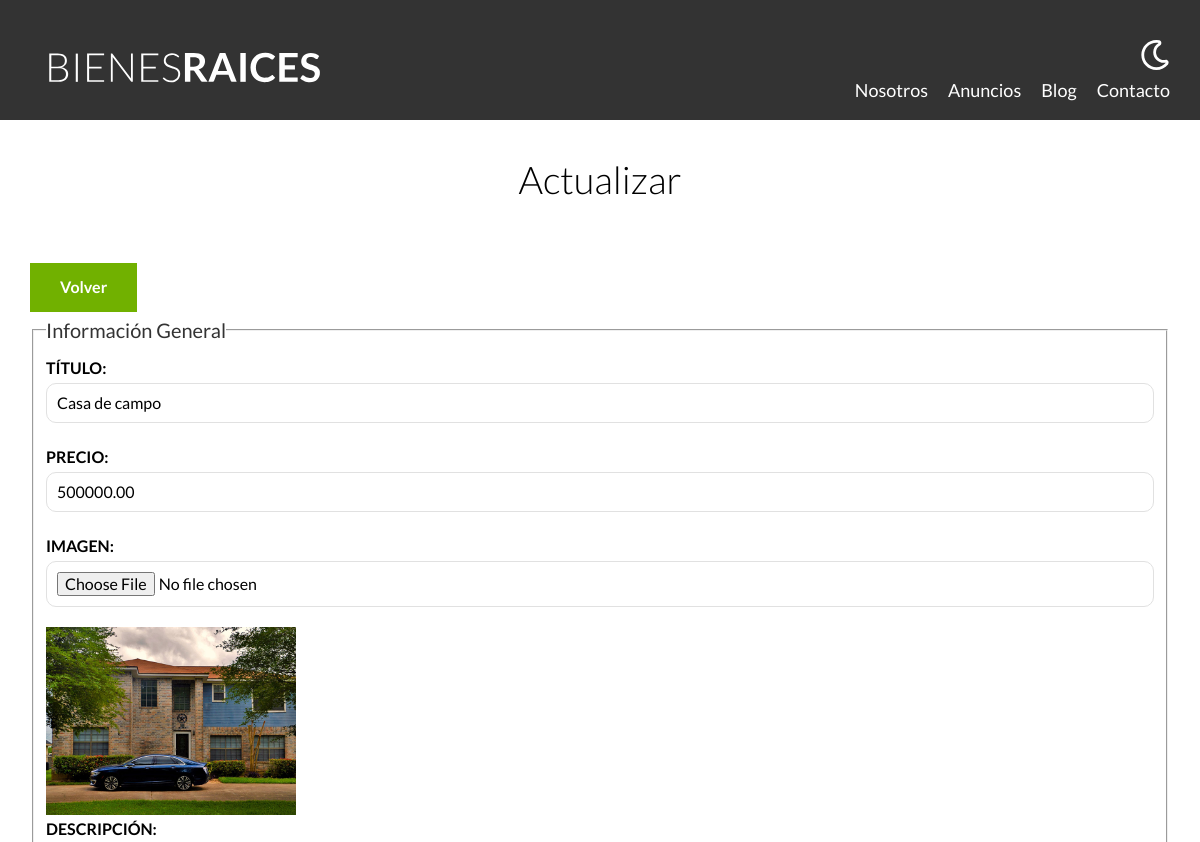
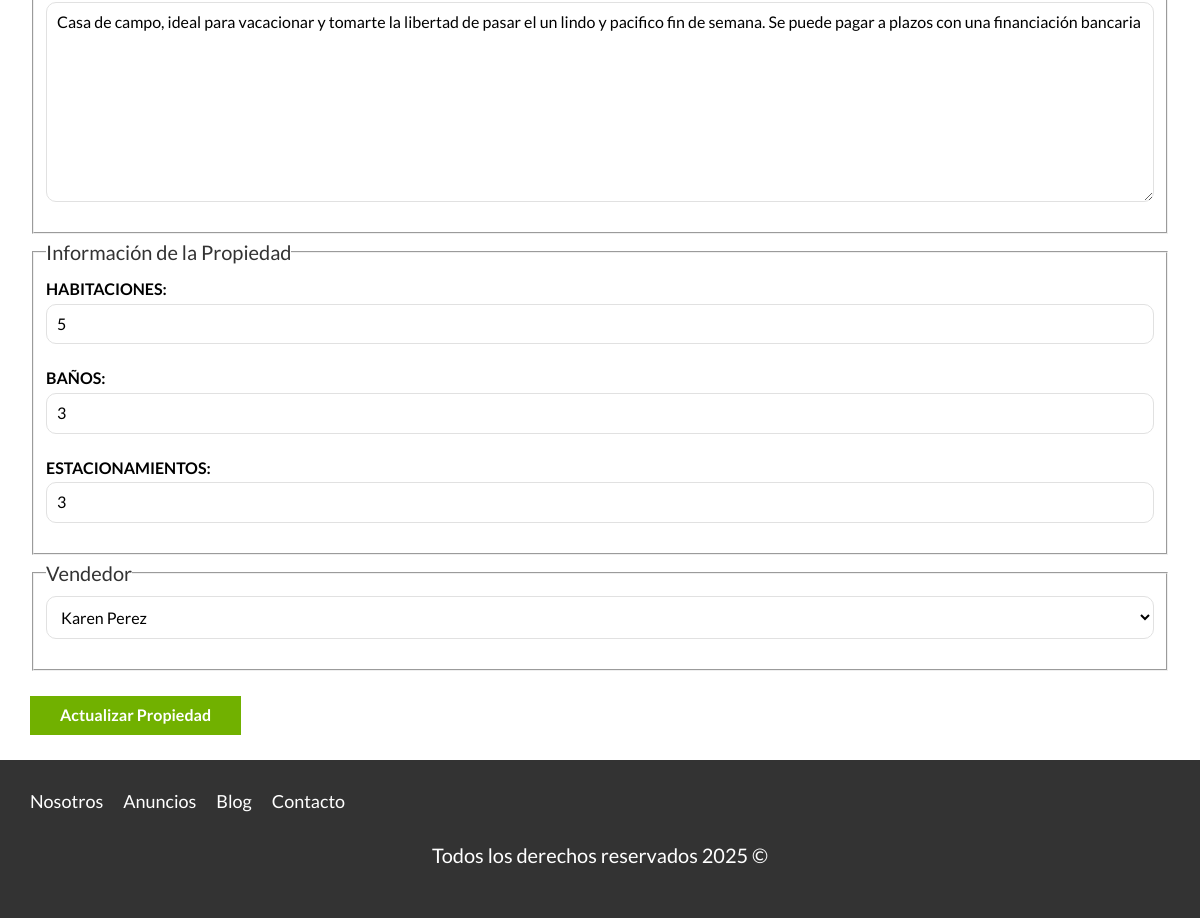
Screenshot of /admin/propiedades/actualizar.php?id=2 with the database file from the repository (2 pictures, top to bottom).
### tables this page shows
CREATE TABLE `propiedades` (
  `id` int(11) NOT NULL,
  `titulo` varchar(45) DEFAULT NULL,
  `precio` decimal(10,2) DEFAULT NULL,
  `imagen` varchar(200) DEFAULT NULL,
  `descripcion` longtext DEFAULT NULL,
  `habitaciones` int(1) DEFAULT NULL,
  `wc` int(1) DEFAULT NULL,
  `estacionamiento` int(1) DEFAULT NULL,
  `creado` date DEFAULT NULL,
  `vendedorId` int(11) NOT NULL
);

CREATE TABLE `vendedores` (
  `id` int(11) NOT NULL,
  `nombre` varchar(45) DEFAULT NULL,
  `apellido` varchar(45) DEFAULT NULL,
  `telefono` varchar(10) DEFAULT NULL
);

### admin/propiedades/actualizar.php (the view, shortened to what this page needs)
<?php
    $id = $_GET['id'];
    $id = filter_var($id, FILTER_VALIDATE_INT);
    $db = conectarBD();
    $consulta = "SELECT * FROM propiedades WHERE id = $id";
    $resultado = mysqli_query($db,$consulta);
    $propiedad = mysqli_fetch_assoc($resultado);
    $consulta = "SELECT * FROM vendedores";
    $resultado = mysqli_query($db,$consulta);
    $titulo = $propiedad['titulo'];
    $precio = $propiedad['precio'];
    $descripcion = $propiedad['descripcion'];
    $habitaciones = $propiedad['habitaciones'];
    $wc = $propiedad['wc'];
    $estacionamiento = $propiedad['estacionamiento'];
    $vendedorId = $propiedad['vendedorId'];
    $imagenPropiedad = $propiedad['imagen'];
?>
    <main class="contenedor seccion">
        <h1>Actualizar</h1>
        <a href="/admin" class="boton boton-verde">Volver</a>
        <form class="formulario" method="POST" enctype="multipart/form-data">
            <fieldset>
                <legend>Información General</legend>
                <label for="titulo">Título:</label>
                <input type="text" id="titulo" name="titulo" placeholder="Título Propiedad" value="<?php echo $titulo; ?>">
                <label for="precio">Precio:</label>
                <input type="number" id="precio" name="precio" placeholder="Precio Propiedad" value="<?php echo $precio; ?>">
                <label for="imagen">Imagen:</label>
                <input type="file" id="imagen" accept="image/jpeg, image/png", name="imagen">
                <img src="/imagenes/<?php echo $imagenPropiedad; ?>" class="imagen-small">
                <label for="descripcion">Descripción:</label>
                <textarea id="descripcion" name="descripcion"><?php echo $descripcion; ?></textarea>
            </fieldset>
            <fieldset>
                <legend>Información de la Propiedad</legend>
                <label for="habitaciones">Habitaciones:</label>
                <input type="number" id="habitaciones" name="habitaciones"  placeholder="Ej: 3" min="1" max="9" value="<?php echo $habitaciones; ?>">
                <label for="wc">Baños:</label>
                <input type="number" id="wc" name="wc" placeholder="Ej: 3" min="1" max="9" value="<?php echo $wc; ?>">
                <label for="estacionamiento">Estacionamientos:</label>
                <input type="number" id="estacionamiento" name="estacionamiento" placeholder="Ej: 3" min="1" max="9" value="<?php echo $estacionamiento; ?>">
            </fieldset>
            <fieldset>
                <legend>Vendedor</legend>
                <select name="vendedor">
                    <?php while($row = mysqli_fetch_assoc($resultado)): ?>
                        <option  <?php echo $vendedorId === $row['id'] ? 'selected' : ''; ?>  value="<?php echo $row['id']; ?>"><?php echo $row['nombre'] . " " . $row['apellido']; ?></option>
                    <?php endwhile; ?>
                </select>
            </fieldset>
            <input type="submit" value="Actualizar Propiedad" class="boton boton-verde">
        </form>
    </main>

### build/css/app.css (style rules this page uses)
html { -webkit-text-size-adjust:100%;line-height:1.15 }
body { margin:0 }
main { display:block }
h1 { font-size:2em;margin:.67em 0 }
a { background-color:transparent }
img { border-style:none }
button,input,optgroup,select,textarea { font-family:inherit;font-size:100%;line-height:1.15;margin:0 }
button,input { overflow:visible }
button,select { text-transform:none }
[type=button],[type=reset],[type=submit],button { -webkit-appearance:button }
fieldset { padding:.35em .75em .625em }
legend { box-sizing:border-box;color:inherit;display:table;max-width:100%;padding:0;white-space:normal }
textarea { overflow:auto }
html { box-sizing:border-box;font-size:62.5% }
*,:after,:before { box-sizing:inherit }
body { font-family:Lato,sans-serif;font-size:1.6rem;line-height:1.8 }
.contenedor { margin:0 auto;max-width:120rem;width:95% }
a { text-decoration:none }
img,picture { display:block;width:100% }
h1,h2,h3 { font-family:Lato,sans-serif;font-weight:300;margin:2.5rem 0;text-align:center }
h1 { font-size:3.8rem }
.seccion { margin-bottom:2.5rem;margin-top:2.5rem }
.boton-verde { background-color:#71b100;border:none;color:#fff;display:inline-block;font-weight:700;margin-top:2.5rem;padding:1rem 3rem;text-align:center;text-decoration:none }
.formulario legend { color:#333;font-size:2rem }
.formulario label { display:block;font-weight:700;text-transform:uppercase }
.formulario input:not([type=submit]),.formulario select,.formulario textarea { background-color:#fff;border:1px solid #e1e1e1;border-radius:1rem;display:block;margin-bottom:2rem;padding:1rem;width:100% }
.formulario textarea { height:20rem }
.imagen-small { width:25rem }

### rows the page displays
propiedades: titulo "Casa de campo", precio "500000.00", imagen (picture), descripcion "Casa de campo, ideal para vacacionar y tomarte la libertad de pasar el un lindo y pacifico fin de semana. Se puede pagar a plazos con una financiación bancaria", habitaciones "5", wc "3", estacionamiento "3", vendedor "Karen Perez"
